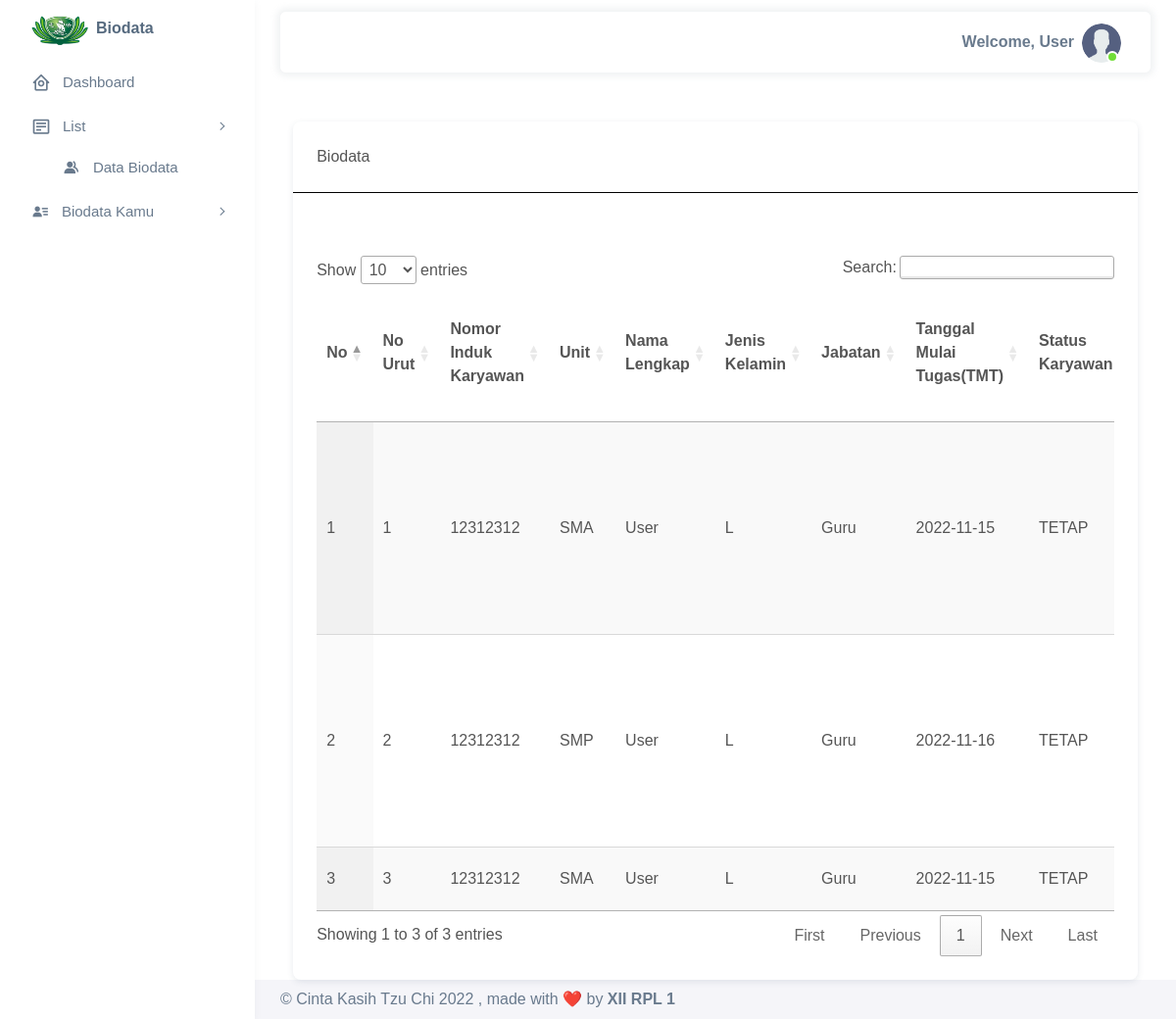
The app's page /frontend/biodata/index.php (signed in) with its own data.
### tables this page shows
CREATE TABLE `biodata` (
  `id` int(11) NOT NULL,
  `nomor_induk_karyawan` varchar(8) NOT NULL,
  `unit` varchar(3) NOT NULL,
  `nama_lengkap` varchar(50) NOT NULL,
  `jenis_kelamin` enum('L','P') NOT NULL,
  `jabatan` varchar(20) NOT NULL,
  `tanggal_mulai_tugas` date NOT NULL,
  `status_karyawan` varchar(10) NOT NULL,
  `skpwt/sk` varchar(25) NOT NULL,
  `tempat_lahir` varchar(20) NOT NULL,
  `tanggal_lahir` date NOT NULL,
  `medical_check_up` date NOT NULL,
  `status_kk` varchar(3) NOT NULL,
  `nik_ktp` varchar(16) NOT NULL,
  `alamat_ktp` text NOT NULL,
  `no_npwp` varchar(16) NOT NULL,
  `alamat_npwp` text NOT NULL,
  `rekening_sinarmas` varchar(10) NOT NULL,
  `bpjs_tenaga_kerja` varchar(11) NOT NULL,
  `bpjs_kesehatan` varchar(13) NOT NULL,
  `pendidikan_terakhir` varchar(5) NOT NULL,
  `jurusan` varchar(25) NOT NULL,
  `alamat_sekarang` varchar(25) NOT NULL,
  `nohp` varchar(13) NOT NULL,
  `agama` varchar(13) NOT NULL,
  `golongan_darah` varchar(3) NOT NULL,
  `email_sekolah` varchar(50) NOT NULL,
  `email_pribadi` varchar(50) NOT NULL,
  `status_relawan` varchar(10) NOT NULL,
  `id_relawan` varchar(10) NOT NULL,
  `resign` enum('AKTIF','MATI','RESIGN') NOT NULL,
  `gambar` varchar(50) NOT NULL
);

### frontend/biodata/index.php (the view, shortened to what this page needs)
<?php
include "../header.php";
?>
<body>
    <div class="row justify-content-center">
        <div class="col-md-11">
            <div class="card" style="margin-top:50px;">
                <div class="card-header" style="border-bottom:black solid 1px;">Biodata<br>
                </div>
                <div class="card-body" style="margin-top:1em;">
                    <div class="table-responsive" style="margin-top:3em;">
                        <table id="table" class="display">
                            <thead>
                                <tr>
                                    <th>No</th>
                                    <th>No Urut</th>
                                    <th>Nomor Induk Karyawan</th>
                                    <th>Unit</th>
                                    <th>Nama Lengkap</th>
                                    <th>Jenis Kelamin</th>
                                    <th>Jabatan</th>
                                    <th>Tanggal Mulai Tugas(TMT)</th>
                                    <th>Status Karyawan</th>
                                </tr>
                            </thead>
                            <tbody>
                                <?php
                                include '../../config/koneksi.php';
                                if($_SESSION['hak_akses'] != "User"){
                                  $query = mysqli_query($db, "SELECT * FROM biodata");
                                }
                                else{
                                    $nama=$_SESSION['nama'];
                                    $query = mysqli_query($db, "SELECT * FROM biodata WHERE nama_lengkap='$nama'");
                                }
                                if(mysqli_num_rows($query) > 0){
                                  while($row = mysqli_fetch_array($query)){
                                  ?>
                                <tr>
                                    <td><?= $no++ ?></td>
                                    <td><?= $row['id'] ?></td>
                                    <td><?= $row['nomor_induk_karyawan'] ?></td>
                                    <td><?= $row['unit'] ?></td>
                                    <td><?= $row['nama_lengkap'] ?></td>
                                    <td><?= $row['jenis_kelamin'] ?></td>
                                    <td><?= $row['jabatan'] ?></td>
                                    <td><?= $row['tanggal_mulai_tugas'] ?></td>
                                    <td><?= $row['status_karyawan'] ?></td>
                                </tr>
                                <?php
                                  }
                                }
                                else{
                                  ?>
                                <tr><td colspan=14 style="text-align:center;"> Data Masih Kosong, Mulai Isi Daftar Biodata di
                                    Kanan Atas</td></tr>
                                <?php
                                }
                                ?>
                            </tbody>
                        </table>
                    </div>
                </div>
            </div>
        </div>
    </div>
        <?php
include "../footer.php";
?>

### records on screen
biodata: id "1", nomor_induk_karyawan "12312312", unit "SMA", nama_lengkap "User", jenis_kelamin "L", jabatan "Guru", tanggal_mulai_tugas "2022-11-15", status_karyawan "TETAP"
biodata: id "2", nomor_induk_karyawan "12312312", unit "SMP", nama_lengkap "User", jenis_kelamin "L", jabatan "Guru", tanggal_mulai_tugas "2022-11-16", status_karyawan "TETAP"
biodata: id "3", nomor_induk_karyawan "12312312", unit "SMA", nama_lengkap "User", jenis_kelamin "L", jabatan "Guru", tanggal_mulai_tugas "2022-11-15", status_karyawan "TETAP"

### other values on screen
$_SESSION['nama'] "User"
